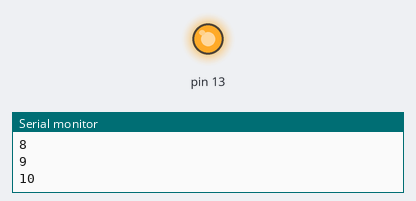
The sketch below on a simulated Arduino Uno, built with avr-gcc and run on an emulated ATmega328P. Parts: output pins drawn as LEDs (lit = HIGH), the last lines printed to the serial monitor.

Above: at 2.6 s.
At 5.7 s:
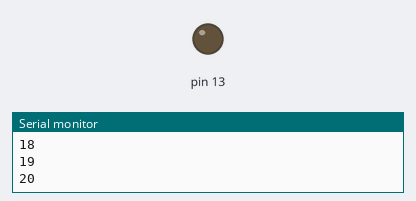
Timing chart, 0 to 8.1 s (numbered marks = the images above):
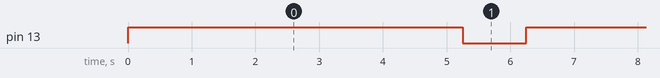

The sketch:

compteur__1_LED.ino
```cpp
int work=1;

void setup()
{
    Serial.begin(9600);
    Serial.println("*** Debut du programme ***");
    pinMode(13,OUTPUT);
}

void loop()
{
    if (work=1)
    {
        for (int compteur=0;compteur<=20;compteur++)
        {
            Serial.println(compteur);
            digitalWrite(13,HIGH);
            delay (250);
            digitalWrite(13,LOW);

        }
        delay (1000);

    }
}
```

Measured:
- by itself, pin 13: alternates HIGH for 5.3 s and LOW for 1.0 s
